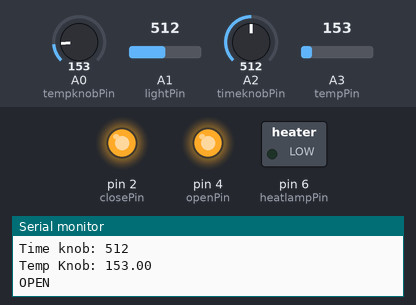
A sketch run on a simulated Arduino Uno, built with avr-gcc and run on an emulated ATmega328P. On the bench: switched loads named in the sketch (green lamp = pin HIGH), output pins drawn as LEDs (lit = HIGH), the last lines printed to the serial monitor. The inputs (shaded band) are chosen by the test bench; at power-on: A3 (tempPin) = 153, A1 (lightPin) = 512, A0 (tempknobPin) = 153, A2 (timeknobPin) = 512.

Above: at 1.2 s.
1.3 s: A3 (tempPin) set to 164
At 2.7 s:
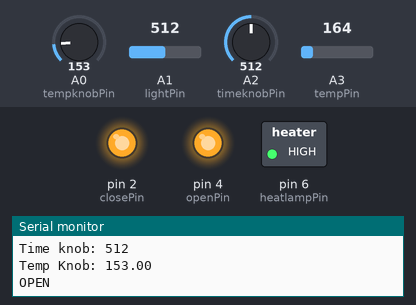
3.0 s: A1 (lightPin) set to 341
4.5 s: A1 (lightPin) set to 317
7.2 s: A0 (tempknobPin) set to 176
At 8.9 s:
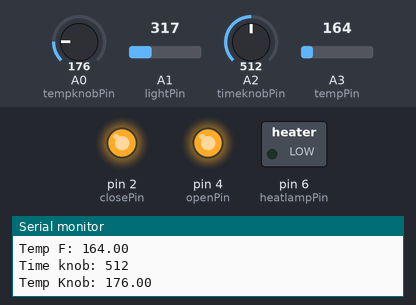
9.2 s: A0 (tempknobPin) set to 133
At 11.2 s:
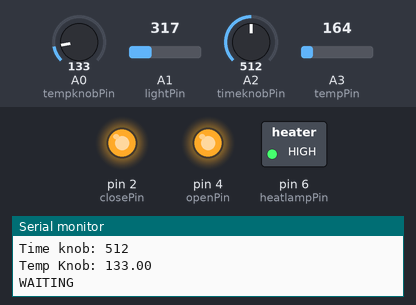
Timing chart, 0 to 12.3 s (numbered marks = the images above; inputs shaded):
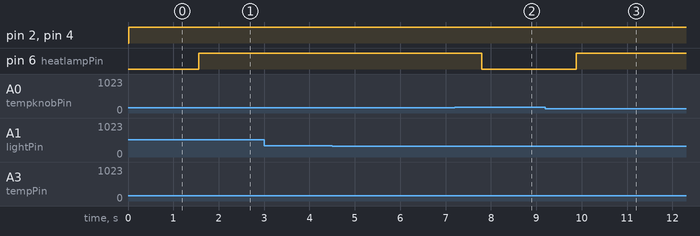

The sketch:

super-coop.ino
```cpp
//TMP36 Pin Variables
int tempknobPin = A0; //temp control knob
int timeknobPin = A2; //time control knob
int lightPin = A1; //light sensor
int closePin = 2;  //close relay
int openPin = 4;   // open relay
int tempPin = A3;//temp sensor
int heatlampPin = 6; // heatlamp rel

void setup()
{
  pinMode(tempPin, INPUT);
  pinMode(tempknobPin, INPUT);
  pinMode(timeknobPin, INPUT);
  pinMode(lightPin, INPUT);
  pinMode(closePin, OUTPUT);
  pinMode(openPin, OUTPUT);
  pinMode(tempPin, INPUT);
  pinMode(heatlampPin, OUTPUT);
  Serial.begin(9600);

}

unsigned long motionTime; //Start the clock
unsigned long now;

// POSSIBLE STATES
enum STATE_T {
  STATE_OPEN,
  STATE_WAITING,
  STATE_CLOSED,
  STATE_OPENING,
  STATE_CLOSING
};


int state = STATE_OPEN; // which state do we start in???
int nextState; // don't initialize


void loop()
{

  // START STATE MACHINE
  // these are outside the state machine and always update

  // take new data

  float tempknob = analogRead(tempknobPin);
  float tempretureC = analogRead(tempPin);
  float tempretureF = analogRead(tempPin);
  float brightness = analogRead(lightPin);
  int temprange = analogRead(tempknobPin);
  int timeknob = analogRead(timeknobPin);
  unsigned long rerangetime = map(timeknob, 13, 1020L, (long)(10) * 60, (long)(4) * 60 * 60);
  rerangetime = rerangetime * 1000;// 1000 = real time

  //unsigned long rerangetemp = map
  now = millis();
  Serial.print("\n\n\n__________\n");
  Serial.print("Time: ");
  Serial.print(rerangetime / 1000 / 60);
  Serial.print(" Min");
  Serial.print("\n");
  Serial.print("Temp F: ");
  Serial.print(tempretureF);
  Serial.print("\n");
  Serial.print("Time knob: ");
  Serial.print(timeknob);
  Serial.print("\n");
  Serial.print("Temp Knob: ");
  Serial.print(tempknob);
  Serial.print("\n");

  nextState = state;
  switch (state)
  {
    case STATE_OPEN:
      Serial.println("OPEN");
      digitalWrite(openPin, HIGH);
      digitalWrite(closePin, HIGH);
      if (brightness < 330) // higher is brighter
      {
        motionTime = now; // save "now" into cubbyhole
        nextState = STATE_WAITING;
      }
      break;
    case STATE_WAITING:
      Serial.println("WAITING");
      if ((now - motionTime) >= rerangetime)
      {
        nextState = STATE_CLOSING;
      }
      break;
    case STATE_CLOSED:
      Serial.println("CLOSED");
      if (brightness > 330) // higher is brighter
      {
        motionTime = now; // save "now" into cubbyhole
        nextState = STATE_OPENING;
      }
      break;
    case STATE_OPENING:
      Serial.println("OPENING");
      digitalWrite(openPin, LOW);
      delay(5000);
      digitalWrite(openPin, HIGH);
      nextState = STATE_OPEN;
      break;
    case STATE_CLOSING:
      Serial.println("CLOSING");
      digitalWrite(closePin, LOW);
      delay(5000);
      digitalWrite(closePin, HIGH);
      nextState = STATE_CLOSED;
      break;
  }


  state = nextState;

  delay(500);

  // END STATE MACHINE
  if (analogRead(tempPin) <= tempknob)
  {
    digitalWrite(heatlampPin, LOW);
  }
  else
  {
    digitalWrite(heatlampPin, HIGH);
  }


  //  int reading = analogRead(tempPin);
  //
  //
  //  float voltage = reading * 5.0;
  //  voltage /= 1024.0;
  //
  //
  //  Serial.print(voltage); Serial.println(" volts");
  //
  //  float temperatureC = (voltage - 0.5) * 100 ;
  //
  //  Serial.print(temperatureC); Serial.println(" degrees C");
  //
  //
  //  float temperatureF = (temperatureC * 9.0 / 5.0) + 32.0;
  //  Serial.print(temperatureF); Serial.println(" degrees F");
  //  Serial.println(motionTime);
  //  delay(1000);


}
```

Measured:
- the behaviour switches between 153 and 154 on A3 (tempPin) (found by bisection; images 0 and 1)
- the behaviour switches between 163 and 164 on A0 (tempknobPin) (found by bisection; images 1 and 2)
- after the input at 1.3 s, pin 6 (heatlampPin): LOW → HIGH after 0.26 s
- after the input at 7.2 s, pin 6 (heatlampPin): HIGH → LOW after 0.59 s
- after the input at 9.2 s, pin 6 (heatlampPin): LOW → HIGH after 0.68 s
